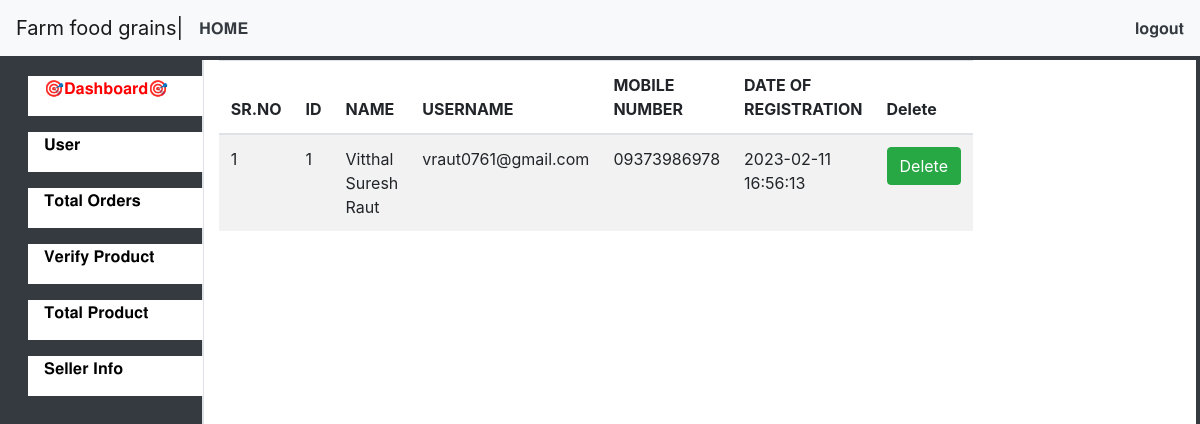
/aadmin/seller_info.php (signed in), run on the app's committed database.
### tables this page shows
CREATE TABLE `seller_info` (
  `sno` int(20) NOT NULL,
  `name` varchar(50) NOT NULL,
  `username` varchar(50) NOT NULL,
  `mobile` varchar(15) NOT NULL,
  `password` varchar(20) NOT NULL,
  `date` datetime NOT NULL DEFAULT current_timestamp()
);

### aadmin/seller_info.php (the view, shortened to what this page needs)
<!DOCTYPE html>
<html lang="en">
	<head>
		<link rel="stylesheet" href="https://cdn.jsdelivr.net/npm/bootstrap@4.6.0/dist/css/bootstrap.min.css">
	</head>
	<body>
				<nav class="navbar navbar-expand-lg navbar-light bg-light">
				  <a class="navbar-brand" href="#">Farm food grains|</a>
						<a href="homepg.php" style="text-decoration: none;" class="text-dark">𝐇𝐎𝐌𝐄</a>
				  <div class="collapse navbar-collapse justify-content-end" id="navbarSupportedContent">
				    <ul class="navbar-nav ms-auto">
				      <li class="nav-item">
						<a href="signin.php" style="text-decoration: none;" class="text-dark">𝐥𝐨𝐠𝐨𝐮𝐭</a>
				      </li>
				    </ul>
				  </div>
				</nav>
				<div class="container-fluid bg-dark">
					<div class="row p-1" style="height: 100vh;">
						<div class="col-sm-2 ml-0 bg-dark border-right p-0" style="height: 100vh;">
							<div class="row bg-white ml-4 mt-3" style="border-radius: 00px; height: 40px; width: 100%; ">
								<p class="text-dark ml-3"><a href="index.php" style="text-decoration: none; color:Red;">🎯𝐃𝐚𝐬𝐡𝐛𝐨𝐚𝐫𝐝🎯</a></p>
							</div>
							<div class=" row bg-white ml-4 mt-3" style="border-radius: 00px; height: 40px; width: 100%;">
						<p class="text-dark ml-3"><a href="users.php" style="text-decoration: none; color: black;">𝐔𝐬𝐞𝐫</a></p>
					  </div>
					  <div class="row bg-white ml-4 mt-3" style="border-radius: 00px; height: 40px; width: 100%;">
						  <p class="text-dark ml-3"><a href="orders.php" style="text-decoration: none; color: black;">𝐓𝐨𝐭𝐚𝐥 𝐎𝐫𝐝𝐞𝐫𝐬</a></p>
					  </div>
					  <div class="row bg-white ml-4 mt-3" style="border-radius: 00px; height: 40px; width: 100%;">
						  <p class="text-dark ml-3"><a href="Product.php" style="text-decoration: none; color: black;">𝐕𝐞𝐫𝐢𝐟𝐲 𝐏𝐫𝐨𝐝𝐮𝐜𝐭</a></p>
                      </div>
						  <div class="row bg-white ml-4 mt-3" style="border-radius: 00px; height: 40px; width: 100%;">
						  <p class="text-dark ml-3"><a href="allproduct.php" style="text-decoration: none; color: black;">𝐓𝐨𝐭𝐚𝐥 𝐏𝐫𝐨𝐝𝐮𝐜𝐭</a></p>
					  </div>
					  <div class="row bg-white ml-4 mt-3" style="border-radius: 00px; height: 40px; width: 100%;">
						  <p class="text-dark ml-3"><a href="seller_info.php" style="text-decoration: none; color: black;">𝐒𝐞𝐥𝐥𝐞𝐫 𝐈𝐧𝐟𝐨</a></p>
					  </div>
						</div>
						<div class="col-sm-10 mr-0 bg-white border-left p-0" style="height: 100vh; width: 100%;">    <main class="mt-100">
    <div class="col-sm-9">
    <table class="table table-bordred table-striped">
    <thead>
      <tr>
        <th>SR.NO</th>
        <th>ID</th>
        <th>NAME</th>
        <th>USERNAME</th>
        <th>MOBILE NUMBER</th>
		<th>DATE OF REGISTRATION</th>
		<th>Delete</th>
      </tr>
    </thead>
    <?php
    $a=1;
$conn = mysqli_connect("localhost","root","","users");
            $query = "select * from seller_info";
            $result=mysqli_query($conn,$query);
            while($row=mysqli_fetch_assoc($result))
            {
            ?>
    <tbody>
      <tr>
      <td>
        <?php echo $a ?></td>
        <td><?php echo $row['sno'] ?></td>
        <td><?php echo $row['name'] ?></td>
        <td><?php echo $row['username'] ?></td>
		<td><?php echo $row['mobile'] ?></td>
        <td><?php echo $row['date'] ?></td>
		<td><a href="seller_info.php?id=<?= $row['sno']; ?>" class="btn btn-success ">Delete</a></td>
      </tr>
      <?php
      $a++;
       }
      ?>
    </tbody>
  </table>
      </main>
    </div>
</div>
</body>
</head>
</html>

### data on the page
seller_info: sno "1", name "Vitthal Suresh Raut", username "vraut0761@gmail.com", mobile "09373986978", date "2023-02-11 16:56:13"
